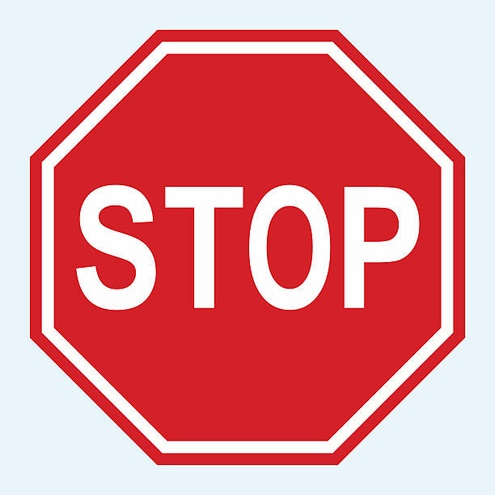
#> input picture img/stop_base.jpg, 495 x 495 px, shrunk from 612 x 612 before the run, found by its file name
$ python 02-sift.py
#> lines starting #> are read from the running program, lines starting #| are printed output that depends on the picture
import cv2
import matplotlib.pyplot as plt
import numpy as np


#Cargar  imagenes
img_referencia = cv2.imread('img/stop_base.jpg', cv2.IMREAD_GRAYSCALE)
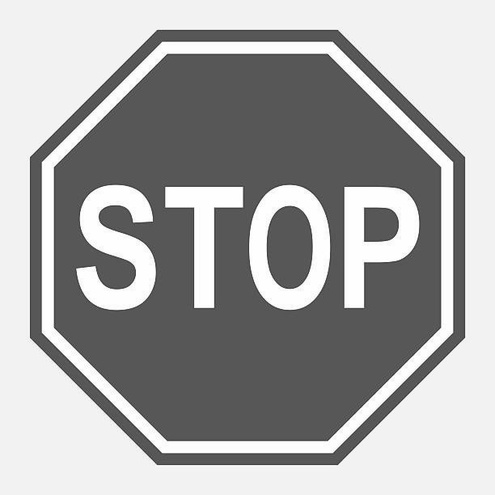
#> img_referencia: shape (495, 495); min 47, max 255, mean 165.9
img_busqueda = cv2.imread('img/stop_signal.jpg', cv2.IMREAD_GRAYSCALE)
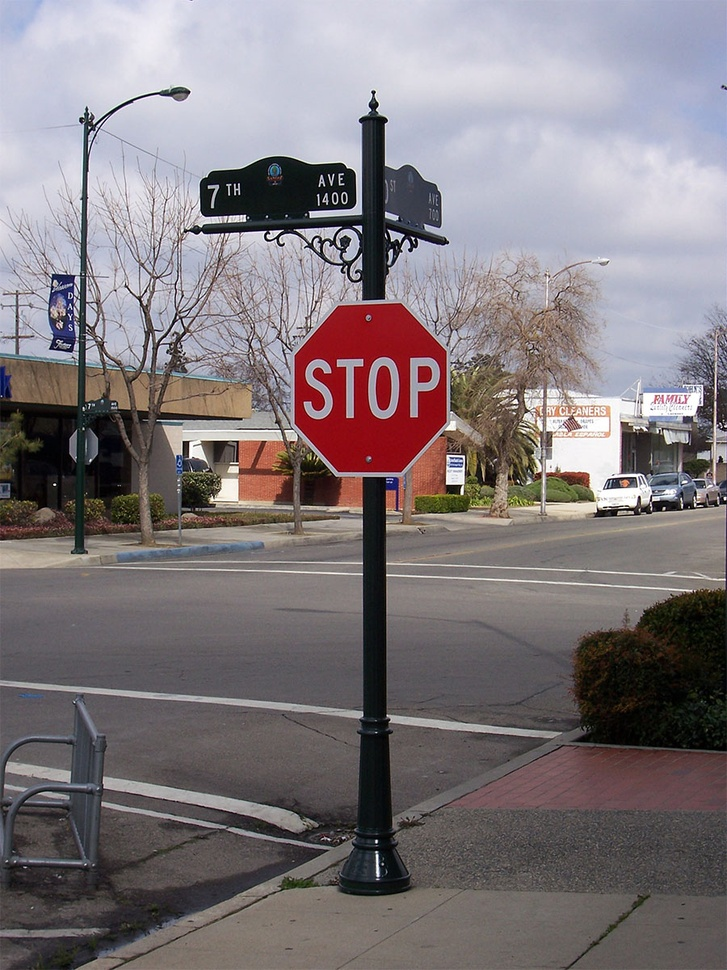
#> input picture img/stop_signal.jpg, 727 x 970 px, shrunk from 900 x 1200 before the run, found by its file name
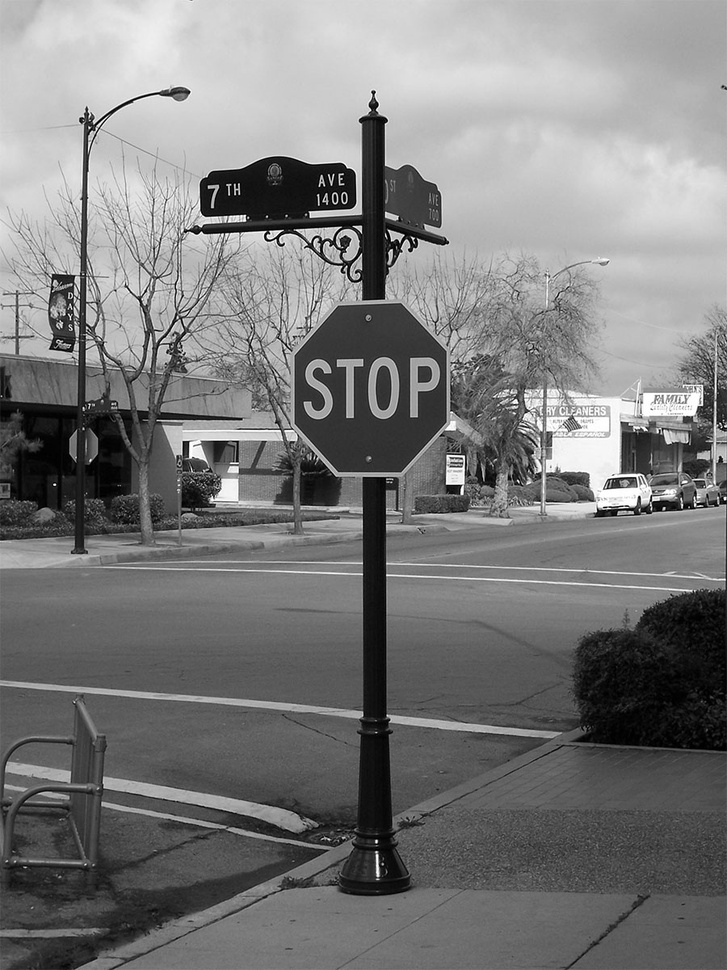
#> img_busqueda: shape (970, 727); min 0, max 255, mean 123.3

#Inicializar SIFT
#Crear un objeto detector SIFT. Este objeto se utilizara para encontrar puntos claves o KeyPoints

sift = cv2.SIFT_create()

#Encontrar los puntos claves y descriptores
#Esta funcion encuentra los puntos claves y calcula los dresciptores
kp1, des1 = sift.detectAndCompute(img_referencia, None)
#> kp1 = 126 keypoints; strongest (x, y, size): (380, 224, 20.8), (114, 218, 17.6), (204, 295, 16.4), (354, 296, 15.6)
kp2, des2 = sift.detectAndCompute(img_busqueda, None)
#> kp2 = 2152 keypoints; strongest (x, y, size): (413, 238, 1.9), (373, 92, 2.8), (639, 497, 2), (664, 508, 1.9)

bf = cv2.BFMatcher()

#k: Encuentra los 2 vecinos más cercanos
matches = bf.knnMatch(des1,des2, k=2)
#> matches = 126 matches

good_matches =[]

for m,n in matches:
    if m.distance < 0.75 * n.distance:
        good_matches.append(m)
#> this loop made 126 passes
#> after the loop, good_matches = 26 matches

src_pts = np.float32([kp1[m.queryIdx].pt for m in good_matches]).reshape(-1,1,2)
#> src_pts = 26 rows, first 8: [74.72, 180.9], [93.76, 267.8], [155.8, 200], [166.7, 188.2], [166.7, 188.2], [176.2, 196.7], [176.2, 196.7], [195.2, 306.4]
dst_pts = np.float32([kp2[m.trainIdx].pt for m in good_matches]).reshape(-1,1,2)
#> dst_pts = 26 rows, first 8: [301.9, 359.5], [360.5, 213.3], [332.7, 364.8], [360.5, 213.3], [360.5, 213.3], [340.1, 362.8], [340.1, 362.8], [360.5, 213.3]

M,mask = cv2.findHomography(src_pts, dst_pts,cv2.RANSAC,5.0)
#> M = [[0.273, -0.131, 281.1], [-0.0936, 0.307, 280.7], [-0.000216, -0.000351, 1]]; mask = 26 values, max 1 at index 0, min 0 at index 1, mean 0.577


#Obtener las dimensiones del objeto de referencia
h,w = img_referencia.shape
#> h = 495; w = 495

pts = np.float32([[0,0],[0,h -1],[w-1,h-1],[w-1,0]]).reshape(-1,1,2)
#> pts = [[0, 0], [0, 494], [494, 494], [494, 0]]
dst = cv2.perspectiveTransform(pts, M)
#> dst = [[281.1, 280.7], [261.7, 523.1], [487.7, 536.3], [465.5, 262.4]]

img_busqueda_rgb = cv2.cvtColor(img_busqueda,cv2.COLOR_GRAY2RGB)
cv2.polylines(img_busqueda_rgb,[np.int32(dst)],True,(0,255,0),3,cv2.LINE_AA)
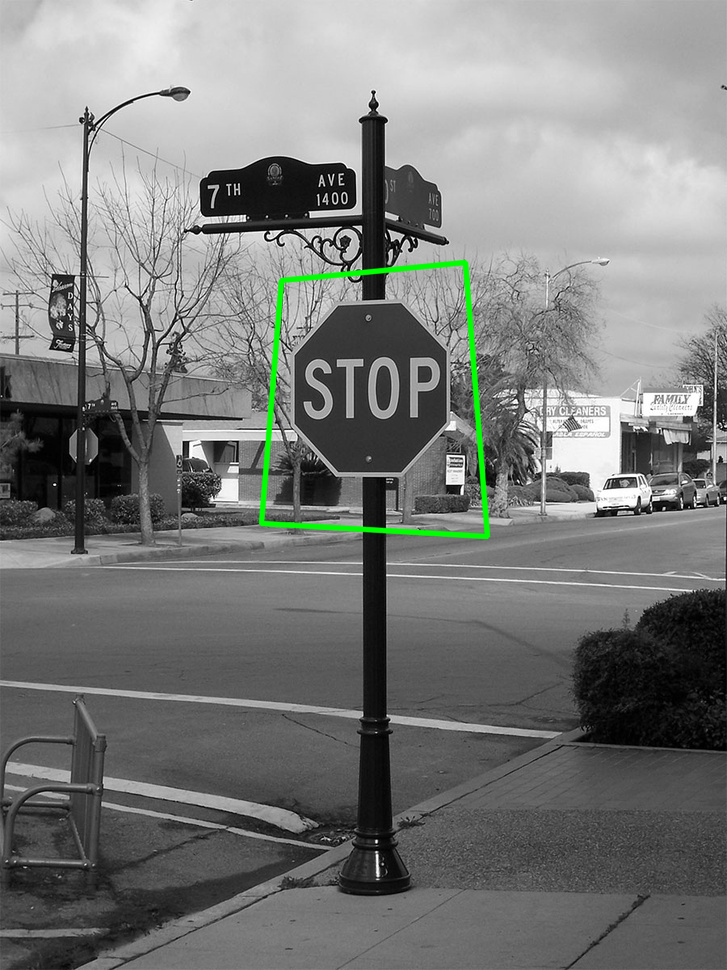
#> img_busqueda_rgb: shape (970, 727, 3); mean B, G, R 122.4, 124.2, 122.4

plt.figure(figsize=(10,10))
plt.imshow(img_busqueda_rgb)
plt.title('Objeto detectado')
plt.show()
